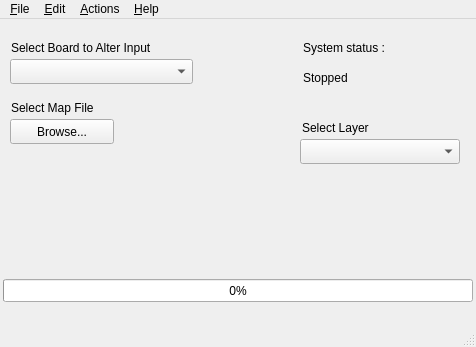
<?xml version="1.0" encoding="UTF-8"?>
<ui version="4.0">
 <class>MainWindow</class>
 <widget class="QMainWindow" name="MainWindow">
  <property name="geometry">
   <rect>
    <x>0</x>
    <y>0</y>
    <width>476</width>
    <height>347</height>
   </rect>
  </property>
  <property name="minimumSize">
   <size>
    <width>476</width>
    <height>347</height>
   </size>
  </property>
  <property name="maximumSize">
   <size>
    <width>476</width>
    <height>347</height>
   </size>
  </property>
  <property name="windowTitle">
   <string>Keyboard Input System</string>
  </property>
  <widget class="QWidget" name="centralWidget">
   <widget class="QProgressBar" name="bar_progress">
    <property name="geometry">
     <rect>
      <x>3</x>
      <y>260</y>
      <width>470</width>
      <height>23</height>
     </rect>
    </property>
    <property name="value">
     <number>0</number>
    </property>
   </widget>
   <widget class="QLabel" name="lbl_selectfile">
    <property name="geometry">
     <rect>
      <x>11</x>
      <y>80</y>
      <width>110</width>
      <height>17</height>
     </rect>
    </property>
    <property name="text">
     <string>Select Map File</string>
    </property>
   </widget>
   <widget class="QLabel" name="lbl_selectboard">
    <property name="geometry">
     <rect>
      <x>11</x>
      <y>20</y>
      <width>180</width>
      <height>17</height>
     </rect>
    </property>
    <property name="text">
     <string>Select Board to Alter Input</string>
    </property>
   </widget>
   <widget class="QComboBox" name="box_selectboard">
    <property name="geometry">
     <rect>
      <x>10</x>
      <y>40</y>
      <width>183</width>
      <height>25</height>
     </rect>
    </property>
    <property name="mouseTracking">
     <bool>false</bool>
    </property>
   </widget>
   <widget class="QPushButton" name="btn_selectfile">
    <property name="geometry">
     <rect>
      <x>10</x>
      <y>100</y>
      <width>104</width>
      <height>25</height>
     </rect>
    </property>
    <property name="cursor">
     <cursorShape>PointingHandCursor</cursorShape>
    </property>
    <property name="text">
     <string>Browse...</string>
    </property>
   </widget>
   <widget class="QLabel" name="lbl_systemstatus">
    <property name="geometry">
     <rect>
      <x>303</x>
      <y>20</y>
      <width>149</width>
      <height>17</height>
     </rect>
    </property>
    <property name="text">
     <string>System status :</string>
    </property>
   </widget>
   <widget class="QLabel" name="lbl_status">
    <property name="geometry">
     <rect>
      <x>303</x>
      <y>50</y>
      <width>76</width>
      <height>17</height>
     </rect>
    </property>
    <property name="text">
     <string>Stopped</string>
    </property>
   </widget>
   <widget class="QComboBox" name="box_selectlayer">
    <property name="geometry">
     <rect>
      <x>300</x>
      <y>120</y>
      <width>160</width>
      <height>25</height>
     </rect>
    </property>
    <property name="mouseTracking">
     <bool>false</bool>
    </property>
   </widget>
   <widget class="QLabel" name="lbl_selectlayer">
    <property name="geometry">
     <rect>
      <x>302</x>
      <y>100</y>
      <width>159</width>
      <height>17</height>
     </rect>
    </property>
    <property name="text">
     <string>Select Layer</string>
    </property>
   </widget>
   <widget class="QLabel" name="lbl_fileloaded">
    <property name="geometry">
     <rect>
      <x>10</x>
      <y>130</y>
      <width>111</width>
      <height>17</height>
     </rect>
    </property>
    <property name="text">
     <string/>
    </property>
   </widget>
  </widget>
  <widget class="QMenuBar" name="menuBar">
   <property name="geometry">
    <rect>
     <x>0</x>
     <y>0</y>
     <width>476</width>
     <height>22</height>
    </rect>
   </property>
   <widget class="QMenu" name="menuEdit">
    <property name="title">
     <string>&amp;Edit</string>
    </property>
    <addaction name="actionNew_Map_File"/>
    <addaction name="actionEdit_Current_Map_File"/>
   </widget>
   <widget class="QMenu" name="menuActions">
    <property name="title">
     <string>&amp;Actions</string>
    </property>
    <addaction name="actionStart_Modification"/>
    <addaction name="actionStop_Modification"/>
   </widget>
   <widget class="QMenu" name="menuFile">
    <property name="title">
     <string>&amp;File</string>
    </property>
    <addaction name="actionOpen"/>
   </widget>
   <widget class="QMenu" name="menuHelp">
    <property name="title">
     <string>&amp;Help</string>
    </property>
    <addaction name="actionDocumentation"/>
    <addaction name="actionAbout"/>
    <addaction name="actionExit"/>
   </widget>
   <addaction name="menuFile"/>
   <addaction name="menuEdit"/>
   <addaction name="menuActions"/>
   <addaction name="menuHelp"/>
  </widget>
  <widget class="QStatusBar" name="statusBar">
   <property name="cursor">
    <cursorShape>ArrowCursor</cursorShape>
   </property>
  </widget>
  <action name="actionNew_Map_File">
   <property name="text">
    <string>New Map File</string>
   </property>
   <property name="shortcut">
    <string>Ctrl+N</string>
   </property>
  </action>
  <action name="actionStart_Modification">
   <property name="text">
    <string>Start Modification</string>
   </property>
   <property name="shortcut">
    <string>Ctrl+R</string>
   </property>
  </action>
  <action name="actionStop_Modification">
   <property name="text">
    <string>Stop Modification</string>
   </property>
   <property name="shortcut">
    <string>Ctrl+Shift+R</string>
   </property>
  </action>
  <action name="actionDocumentation">
   <property name="text">
    <string>Documentation</string>
   </property>
   <property name="shortcut">
    <string>F1</string>
   </property>
  </action>
  <action name="actionAbout">
   <property name="text">
    <string>About</string>
   </property>
  </action>
  <action name="actionExit">
   <property name="text">
    <string>Quit</string>
   </property>
   <property name="shortcut">
    <string>Ctrl+Q</string>
   </property>
  </action>
  <action name="actionOpen">
   <property name="text">
    <string>Open</string>
   </property>
   <property name="shortcut">
    <string>Ctrl+O</string>
   </property>
  </action>
  <action name="actionEdit_Current_Map_File">
   <property name="text">
    <string>Edit Current Map File</string>
   </property>
  </action>
 </widget>
 <layoutdefault spacing="6" margin="11"/>
 <resources/>
 <connections>
  <connection>
   <sender>actionStart_Modification</sender>
   <signal>triggered()</signal>
   <receiver>MainWindow</receiver>
   <slot>StartModification()</slot>
   <hints>
    <hint type="sourcelabel">
     <x>-1</x>
     <y>-1</y>
    </hint>
    <hint type="destinationlabel">
     <x>237</x>
     <y>173</y>
    </hint>
   </hints>
  </connection>
  <connection>
   <sender>actionExit</sender>
   <signal>triggered()</signal>
   <receiver>MainWindow</receiver>
   <slot>close()</slot>
   <hints>
    <hint type="sourcelabel">
     <x>-1</x>
     <y>-1</y>
    </hint>
    <hint type="destinationlabel">
     <x>237</x>
     <y>173</y>
    </hint>
   </hints>
  </connection>
  <connection>
   <sender>actionStop_Modification</sender>
   <signal>triggered()</signal>
   <receiver>MainWindow</receiver>
   <slot>StopModification()</slot>
   <hints>
    <hint type="sourcelabel">
     <x>-1</x>
     <y>-1</y>
    </hint>
    <hint type="destinationlabel">
     <x>237</x>
     <y>173</y>
    </hint>
   </hints>
  </connection>
  <connection>
   <sender>box_selectboard</sender>
   <signal>currentIndexChanged(int)</signal>
   <receiver>MainWindow</receiver>
   <slot>GetSelectedBoard()</slot>
   <hints>
    <hint type="sourcelabel">
     <x>101</x>
     <y>74</y>
    </hint>
    <hint type="destinationlabel">
     <x>88</x>
     <y>91</y>
    </hint>
   </hints>
  </connection>
  <connection>
   <sender>box_selectlayer</sender>
   <signal>currentIndexChanged(int)</signal>
   <receiver>MainWindow</receiver>
   <slot>GetSelectedLayer()</slot>
   <hints>
    <hint type="sourcelabel">
     <x>358</x>
     <y>163</y>
    </hint>
    <hint type="destinationlabel">
     <x>347</x>
     <y>173</y>
    </hint>
   </hints>
  </connection>
  <connection>
   <sender>btn_selectfile</sender>
   <signal>clicked()</signal>
   <receiver>MainWindow</receiver>
   <slot>OpenBrowseWindow()</slot>
   <hints>
    <hint type="sourcelabel">
     <x>88</x>
     <y>137</y>
    </hint>
    <hint type="destinationlabel">
     <x>99</x>
     <y>136</y>
    </hint>
   </hints>
  </connection>
  <connection>
   <sender>actionOpen</sender>
   <signal>triggered()</signal>
   <receiver>MainWindow</receiver>
   <slot>OpenBrowseWindow()</slot>
   <hints>
    <hint type="sourcelabel">
     <x>-1</x>
     <y>-1</y>
    </hint>
    <hint type="destinationlabel">
     <x>237</x>
     <y>173</y>
    </hint>
   </hints>
  </connection>
  <connection>
   <sender>actionNew_Map_File</sender>
   <signal>triggered()</signal>
   <receiver>MainWindow</receiver>
   <slot>OpenEditWindow()</slot>
   <hints>
    <hint type="sourcelabel">
     <x>-1</x>
     <y>-1</y>
    </hint>
    <hint type="destinationlabel">
     <x>237</x>
     <y>173</y>
    </hint>
   </hints>
  </connection>
 </connections>
 <slots>
  <slot>GetSelectedBoard()</slot>
  <slot>GetSelectedLayer()</slot>
  <slot>StartModification()</slot>
  <slot>StopModification()</slot>
  <slot>OpenBrowseWindow()</slot>
  <slot>OpenEditWindow()</slot>
 </slots>
</ui>
